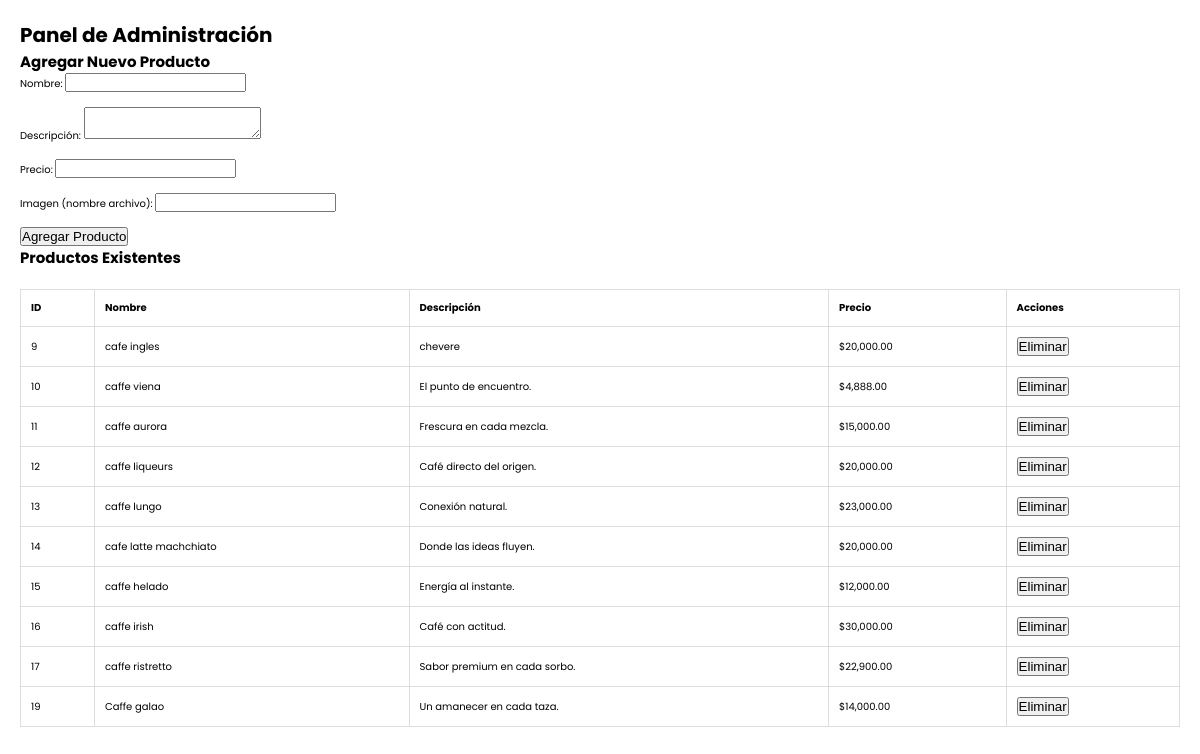
The app's page /admin.php (signed in) with its own data.
### tables this page shows
CREATE TABLE `productos` (
  `id` int(11) NOT NULL,
  `nombre` varchar(100) NOT NULL,
  `descripcion` text NOT NULL,
  `precio` decimal(10,2) NOT NULL,
  `imagen` varchar(255) NOT NULL,
  `stock` int(11) NOT NULL,
  `fecha_agregado` timestamp NOT NULL DEFAULT current_timestamp(),
  `categoria_id` int(10) UNSIGNED DEFAULT NULL,
  `categoria` varchar(255) NOT NULL DEFAULT '',
  `descuento` int(11) DEFAULT 0
);

### admin.php (the view, shortened to what this page needs)
<?php
require 'conexion.php';
$productos = [];
$query = $conexion->query("SELECT * FROM productos");
if ($query) {
    $productos = $query->fetch_all(MYSQLI_ASSOC);
}
?>
<!DOCTYPE html>
<html lang="es">
<head>
    <link rel="stylesheet" href="style.css">
</head>
<body>
    <div class="admin-container">
        <h1>Panel de Administración</h1>
        <h2>Agregar Nuevo Producto</h2>
        <form method="POST">
            <div class="form-group">
                <label>Nombre:</label>
                <input type="text" name="nombre" required>
            </div>
            <div class="form-group">
                <label>Descripción:</label>
                <textarea name="descripcion" required></textarea>
            </div>
            <div class="form-group">
                <label>Precio:</label>
                <input type="number" step="0.01" name="precio" required>
            </div>
            <div class="form-group">
                <label>Imagen (nombre archivo):</label>
                <input type="text" name="imagen" required>
            </div>
            <button type="submit" name="agregar_producto">Agregar Producto</button>
        </form>
        <h2>Productos Existentes</h2>
        <table>
            <thead>
                <tr>
                    <th>ID</th>
                    <th>Nombre</th>
                    <th>Descripción</th>
                    <th>Precio</th>
                    <th>Acciones</th>
                </tr>
            </thead>
            <tbody>
                <?php foreach($productos as $producto): ?>
                <tr>
                    <td><?= $producto['id'] ?></td>
                    <td><?= $producto['nombre'] ?></td>
                    <td><?= $producto['descripcion'] ?></td>
                    <td>$<?= number_format($producto['precio'], 2) ?></td>
                    <td>
                        <form method="POST" style="display:inline;">
                            <button type="submit" name="eliminar_producto">Eliminar</button>
                        </form>
                    </td>
                </tr>
                <?php endforeach; ?>
            </tbody>
        </table>
    </div>
</body>
</html>

### style.css (style rules this page uses)
:root { --primary-color: #c7a17a; --background-color: #f9f5f0; --dark-color: #151515; }
html { font-size: 62.5%; font-family: 'Poppins', sans-serif; }
* { margin: 0; padding: 0; box-sizing: border-box; }

### admin.php (style rules this page uses)
.admin-container { max-width: 1200px; margin: 0 auto; padding: 20px; }
table { width: 100%; border-collapse: collapse; margin: 20px 0; }
th, td { padding: 10px; border: 1px solid #ddd; text-align: left; }
.form-group { margin-bottom: 15px; }

### records on screen
productos: id "9", nombre "cafe ingles", descripcion "chevere", precio "20,000.00"
productos: id "10", nombre "caffe viena", descripcion "El punto de encuentro.", precio "4,888.00"
productos: id "11", nombre "caffe aurora", descripcion "Frescura en cada mezcla.", precio "15,000.00"
productos: id "12", nombre "caffe liqueurs", descripcion "Café directo del origen.", precio "20,000.00"
productos: id "13", nombre "caffe lungo", descripcion "Conexión natural.", precio "23,000.00"
productos: id "14", nombre "cafe latte machchiato", descripcion "Donde las ideas fluyen.", precio "20,000.00"
productos: id "15", nombre "caffe helado", descripcion "Energía al instante.", precio "12,000.00"
productos: id "16", nombre "caffe irish", descripcion "Café con actitud.", precio "30,000.00"
productos: id "17", nombre "caffe ristretto", descripcion "Sabor premium en cada sorbo.", precio "22,900.00"
productos: id "19", nombre "Caffe galao", descripcion "Un amanecer en cada taza.", precio "14,000.00"
